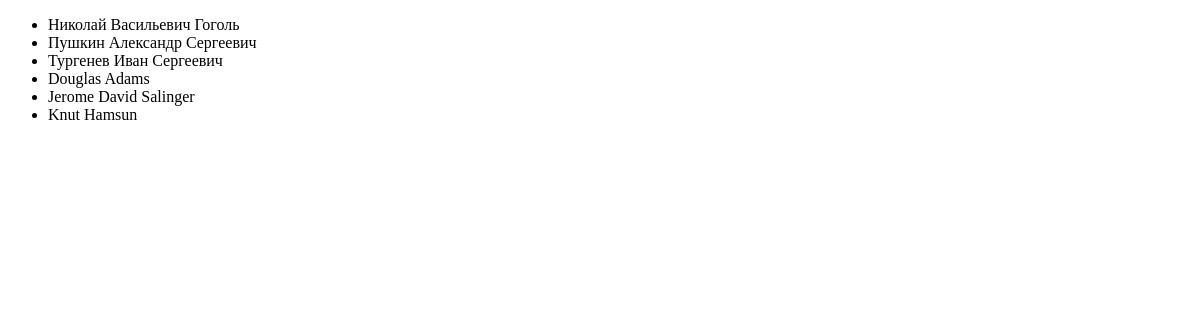
Page /authors on the earlier database version.
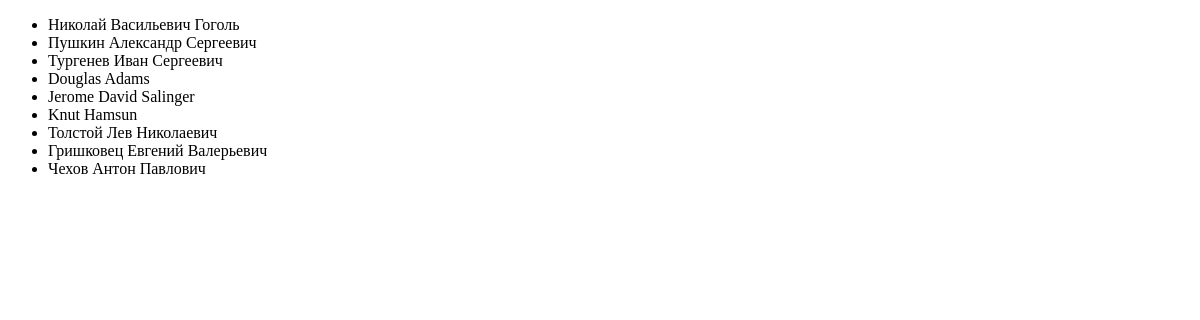
Same page on the later database version.
### p_library/models.py (models this page shows, shortened)
class Author(models.Model):
    full_name = models.TextField(verbose_name="Имя")
    birth_year = models.SmallIntegerField(verbose_name="Год рождения")
    country = models.CharField(max_length=2, verbose_name="Код страны")
    class Meta:
        verbose_name = 'Автор'
        verbose_name_plural = 'Авторы'

### p_library/views.py (the view)
# urls.py: path('authors', AuthorList.as_view(), name='author_list'),
class AuthorList(ListView):
    model = Author
    template_name = 'authors_list.html'

### p_library/templates/authors_list.html (shortened to what this page needs)
<!DOCTYPE html>
<html lang="en">
<head>
</head>
<body>
	<ul>
		{% for author in object_list %}
		    <li>{{ author.full_name }}</li>
		{% endfor %}
	</ul>
</body>
</html>

Differences in the rows shown:
added Author: full_name "Толстой Лев Николаевич"
added Author: full_name "Гришковец Евгений Валерьевич"
added Author: full_name "Чехов Антон Павлович"
